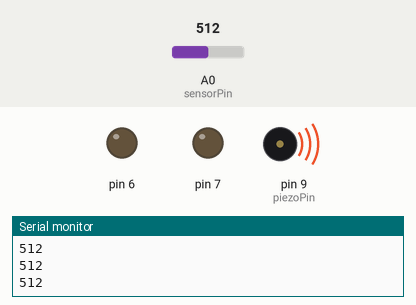
Recording of a sketch running on a simulated Arduino Uno, built with avr-gcc and run on an emulated ATmega328P. Parts: output pins drawn as LEDs (lit = HIGH), buzzer (waves = sounding, pin HIGH), the last lines printed to the serial monitor. The inputs (shaded band) are chosen by the test bench; at power-on: A0 (sensorPin) = 512.

Above: at 6.2 s.
6.3 s: A0 (sensorPin) set to 936
7.8 s: A0 (sensorPin) set to 963
At 8.9 s:
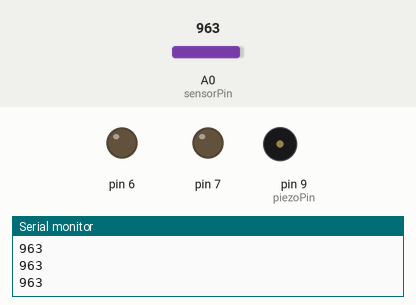
9.3 s: A0 (sensorPin) set to 940
At 9.9 s:
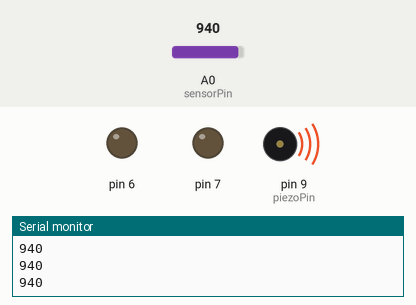
10.8 s: A0 (sensorPin) set to 960
At 11.2 s:
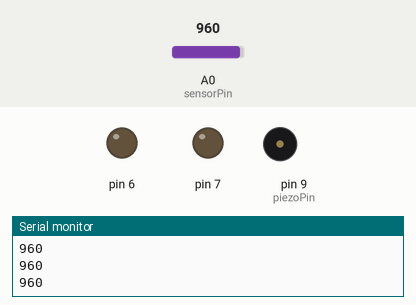
Timing chart, 0 to 13.3 s (numbered marks = the images above; inputs shaded):
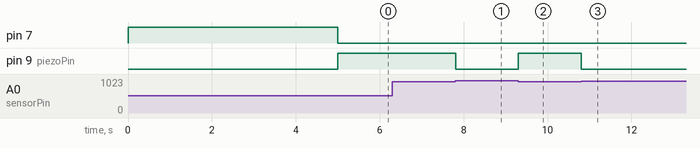

The sketch:

LASER_ROBOTA.ino
```cpp
int sensorPin = A0;
int  sensorValue = 0 ;
int piezoPin = 9;

void setup(){
  pinMode(sensorPin, INPUT);
  pinMode(7,OUTPUT);
  pinMode(6,OUTPUT);
  pinMode(piezoPin, OUTPUT);
  digitalWrite(7,HIGH);
  digitalWrite(6,LOW);
  delay(5000);
  digitalWrite(7,LOW);
  Serial.begin(9600);
}


void loop(){
  sensorValue = analogRead (sensorPin);
  Serial.println(sensorValue);
  if (sensorValue<950){
    digitalWrite(piezoPin,HIGH);

  }
  else{

    digitalWrite(piezoPin,LOW);
  }
  }
```

Measured:
- the behaviour switches between 949 and 950 on A0 (sensorPin) (found by bisection; images 0 and 1)
- after the input at 7.8 s, pin 9 (piezoPin): HIGH → LOW at once
- after the input at 9.3 s, pin 9 (piezoPin): LOW → HIGH at once
- after the input at 10.8 s, pin 9 (piezoPin): HIGH → LOW at once
